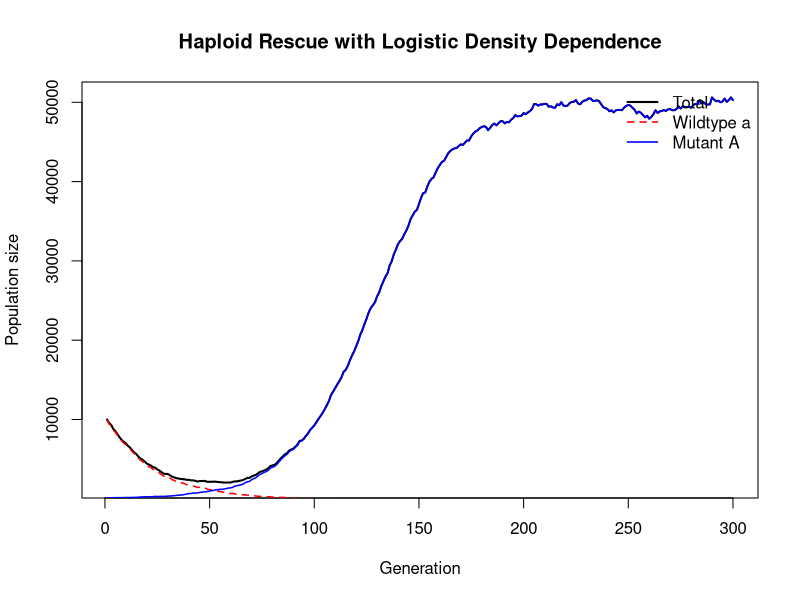

The R script that drew this image:
# Haploid population with differential density dependence
# Question: What is the ideal fraction of mutants (p0) to introduce
# to rescue a declining population?

## Parameters
N0   <- 10000     # initial total population size
p0   <- 0.01      # initial fraction of mutants
K    <- 50000     # carrying capacity
w_a  <- 0.95      # intrinsic fitness of wildtype (below 1)
w_A  <- 1.05      # intrinsic fitness of mutant (above 1)
tmax <- 300       # number of generations

## Initialization
Na  <- numeric(tmax)          # wildtype counts
N_A <- numeric(tmax)          # mutant counts
Na[1]  <- N0 * (1 - p0)       # initialize wildtypes
N_A[1] <- N0 * p0             # initialize mutants

## Logistic fitness function
fitness <- function(Ntot, w) {
  f_raw <- 1 + (w - 1) * (1 - Ntot / K)  # logistic density dependence
  pmax(f_raw, 1e-9)                      # ensure fitness stays positive
}

## Simulation
set.seed(1)
t_last <- 1

for (t in 2:tmax) {
  Ntot <- Na[t-1] + N_A[t-1]             # total population at previous gen
  
  # Effective density-dependent fitness each generation
  wa_eff <- fitness(Ntot, w_a)
  wA_eff <- fitness(Ntot, w_A)
  
  # Stochastic reproduction
  Na[t]  <- rpois(1, Na[t-1]  * wa_eff)
  N_A[t] <- rpois(1, N_A[t-1] * wA_eff)
  
  t_last <- t
  if ((Na[t] + N_A[t]) < 1) break        # stop if population extinct
  
  # Print every 10 generations
  if (t %% 10 == 0) {
    cat("Gen:", t, 
        "Ntot =", round(Ntot), 
        "wa_eff =", round(wa_eff, 4), 
        "wA_eff =", round(wA_eff, 4), "\n")
  }
}

## Plot results
time <- 1:t_last
plot(time, (Na + N_A)[time], type="l", lwd=2, col="black",
     ylab="Population size", xlab="Generation",
     main="Haploid Rescue with Logistic Density Dependence")
lines(time, Na[time],  col="red",  lty=2, lwd=1.5)
lines(time, N_A[time], col="blue", lwd=1.5)
legend("topright", legend=c("Total","Wildtype a","Mutant A"),
       col=c("black","red","blue"), lty=c(1,2,1), lwd=c(2,1.5,1.5), bty="n")


# p0 mainly changes time to rescue/extinction risk, not the final coexistence.
# ideal p0 is:
# (i) rescue probability, maximal
## If we repeat the stochastic simulation (e.g.100 replicates) for a given p0, some runs will go extinct, others will be rescued. The rescue probability is the percentage that survive.
# (ii) minimum N, maximal
## After introduction, the population plummets further until it’s low enough that the mutant, being more density-sensitive, can finally exploit the low-density environment and take over, rescuing the population.
# (iii) time to rebound, minimal
## Generation when growth resumes

# The ideal initial mutant fraction (p0) is the smallest proportion of mutants that reliably rescues the population. As p₀ increases, rescue success improves — the population is less likely to crash (higher minimum N) 
# and recovers faster (shorter rebound time). However, beyond a certain point, adding more mutants brings little additional benefit. The optimal p₀ is therefore at this plateau, where further increases no longer improve 
# rescue outcomes but would unnecessarily use more mutants or exceed carrying capacity.
# After a certain p₀, the mutant already guarantees rescue;
# further increases don’t change the outcome because the population is bounded by K and the mutant’s density-sensitive growth slows as soon as it becomes common.

